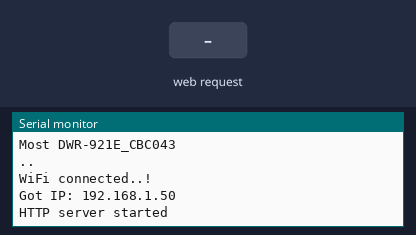
Bench run of a sketch on a simulated ESP8266 (NodeMCU). Shown: the last lines printed to the serial monitor. The test bench sets the inputs (shaded band). WiFi joins after 1.5 s; servers stay silent unless stated.

Above: at 3.3 s.
3.4 s: HTTP request GET /body?plain=1 received
At 4.6 s:
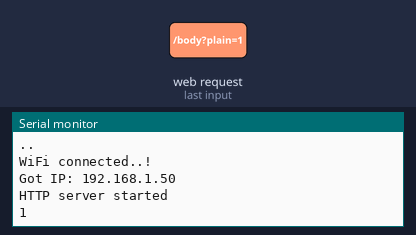
4.9 s: HTTP request GET /body?plain=0 received
At 6.0 s:
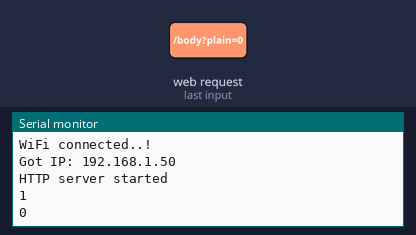

The sketch:

nodeMCU_server.ino
```cpp
#include <ESP8266WiFi.h>
#include <ESP8266WebServer.h>
#include <ESP8266HTTPClient.h>

/* Put your SSID & Password */
const char* ssid = "Most DWR-921E_CBC043";  // Enter SSID here
const char* password = "12345678";  //Enter Password here

String inputString = "";         // a String to hold incoming data
bool stringComplete = false;  // whether the string is complete


ESP8266WebServer server(80);

void setup() {
  Serial.begin(115200);
  Serial.swap();
  inputString.reserve(200);
  delay(100);

  Serial.println("Connecting to ");
  Serial.println(ssid);

  //connect to your local wi-fi network
  WiFi.begin(ssid, password);

  //check wi-fi is connected to wi-fi network
  while (WiFi.status() != WL_CONNECTED) {
  delay(1000);
  Serial.print(".");
  }
  Serial.println("");
  Serial.println("WiFi connected..!");
  Serial.print("Got IP: ");  Serial.println(WiFi.localIP());


  server.on("/", handle_OnConnect);
  server.onNotFound(handle_NotFound);
  server.on("/body", handleBody); //Associate the handler function to the path

  server.begin();
  Serial.println("HTTP server started");
}
void loop() {
  server.handleClient();

  HTTPClient http;

  while (Serial.available()) {
    // get the new byte:
    char inChar = (char)Serial.read();
    // add it to the inputString:
    inputString += inChar;
    // if the incoming character is a newline, set a flag so the main loop can
    // do something about it:
    if (inChar == '\n') {
      stringComplete = true;
    }
  }

  if (stringComplete)
  {
    http.begin("http://192.168.43.228:5000/writedata");      //Specify request destination
    http.addHeader("Content-Type", "text/plain");  //Specify content-type header

    int httpCode = http.POST(inputString);   //Send the request

    http.end();  //Close connection

    inputString = "";  // clear the string:
    stringComplete = false;
  }
}

void handle_OnConnect() {
  server.send(200, "text/html", "Connected to /");
}

void handle_NotFound(){
  server.send(404, "text/plain", "Not found");
}

void handleBody() { //Handler for the body path
      server.send(200, "text/plain", server.arg("plain"));
      Serial.println(server.arg("plain"));
}
```

Measured:
- after the input at 3.4 s, the serial monitor: prints a new line at once (image 1)
- after the input at 4.9 s, the serial monitor: prints a new line at once (image 2)
